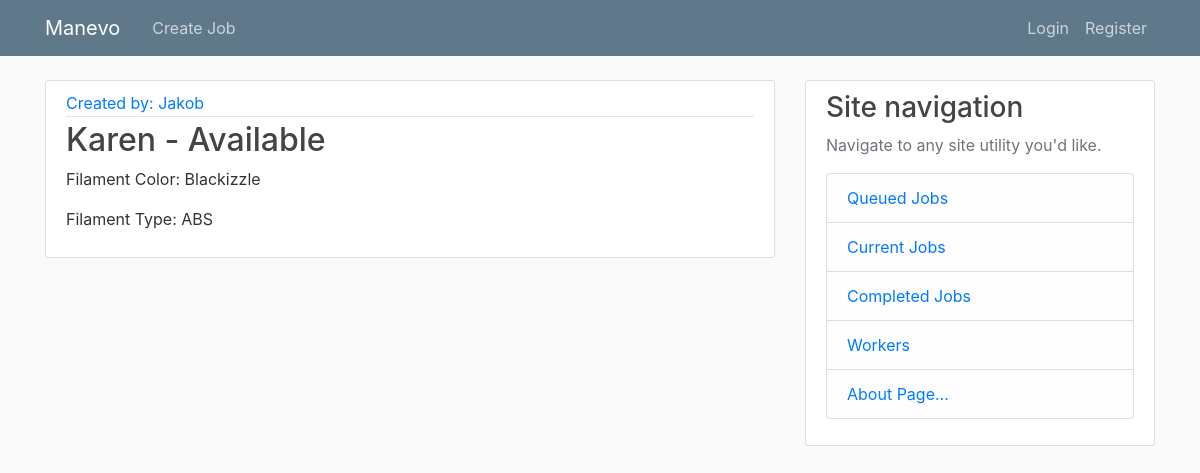
/worker, run on an earlier commit of the app's database.
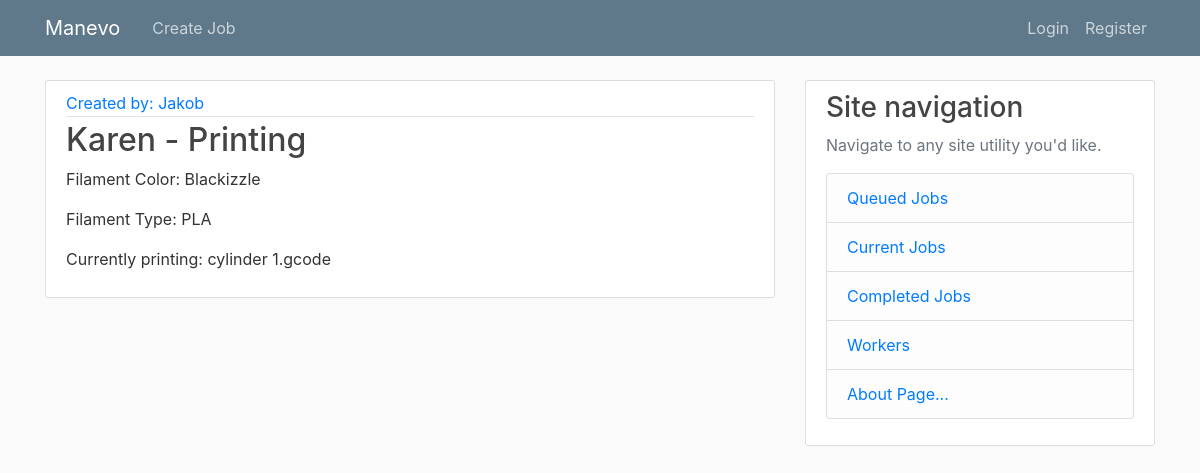
And on a later commit of the database.
### hub/models.py (models this page shows, shortened)
class Worker(db.Model):
    id = db.Column(db.Integer, primary_key=True)
    name = db.Column(db.String, nullable=False, unique=True)
    filamentColor = db.Column(db.String, nullable=False)
    filamentMaterial = db.Column(db.String, nullable=False)
    status = db.Column(db.String, nullable=False, default="Available")
    assignedJobs = db.relationship('Job', backref='worker')
    userID = db.Column(db.Integer, db.ForeignKey('user.id'), nullable=False)

class User(db.Model, UserMixin):
    id = db.Column(db.Integer, primary_key=True)
    username = db.Column(db.String(20), unique=True, nullable=False)
    email = db.Column(db.String(120), unique=True, nullable=False)
    image_file = db.Column(db.String(20), nullable=False, default='default.jpg')
    password = db.Column(db.String(60), nullable=False)
    jobs = db.relationship('Job', backref='user')
    workers = db.relationship('Worker', backref='user')

class Job(db.Model):
    id = db.Column(db.Integer, primary_key=True) # Primary key for job
    uploadID = db.Column(db.Integer, unique=False) # ID for uploads - used for quantity settings
    groupID = db.Column(db.Integer, unique=False) # ID to group different jobs
    queuePosition = db.Column(db.Integer) # Number used to sort job queue positions
    title = db.Column(db.String, nullable=False) # Arbitrary name of the job given by user
    code = db.Column(db.String, nullable=False) # Filename of uploaded GCode
    color = db.Column(db.String, nullable=False) # Color of filament used
    material = db.Column(db.String, nullable=False) # Filament material
    datePosted = db.Column(db.DateTime, nullable=False, default=datetime.now()) # Date job is posted
    datePrintStart = db.Column(db.DateTime, nullable=True) # Date job is initiated
    datePrintFinish = db.Column(db.DateTime, nullable=True) # Date job is completed
    qty = db.Column(db.Integer, nullable=False) # Job multiplier - this column will be deleted in later versions
    comment = db.Column(db.Text, nullable=True) # Comment by user regarding job
    status = db.Column(db.String, nullable=False) # Status of print - In queue, printed, completed, ect.
    printerID = db.Column(db.Integer, db.ForeignKey('worker.id')) # ID used to assign job or refer job to the used printer
    userID = db.Column(db.Integer, db.ForeignKey('user.id'), nullable=False) # ID used to assign job or refer job to the used printer

### hub/routes.py (the view)
@app.route("/worker")
def worker():
    workers = Worker.query.all()
    jobs = Job.query.filter_by(status="Printing")
    return render_template("workers.html", workers=workers, title='Workers', jobs=jobs)

### hub/templates/workers.html
{% extends "layout.html" %}
{% block content %}
    {% for worker in workers %}
        <article class="media content-section">
          <div class="media-body">
            <div class="article-metadata">
              <a class="mr-2" href="#">Created by: {{ worker.user.username }}</a>
            </div>
            <h2><a class="article-title" href="{{ url_for('edit_worker', worker_id=worker.id) }}">{{ worker.name }} - {{ worker.status }}</a></h2>
            <p class="article-content">Filament Color: {{ worker.filamentColor }}</p>
            <p class="article-content">Filament Type: {{ worker.filamentMaterial }}</p>
            {% if worker.status == "Printing" %}
              <p class="article-content">Currently printing: {{ jobs.filter_by(printerID=worker.id).first().code }}</p>
            {% endif %}
          </div>
        </article>
    {% endfor %}
{% endblock content%}

What changed in the data, as far as the page shows it:
changed Worker "Karen": status "Available" → "Printing"; filamentMaterial "ABS" → "PLA"; filter_by (not shown) → "cylinder 1.gcode"
